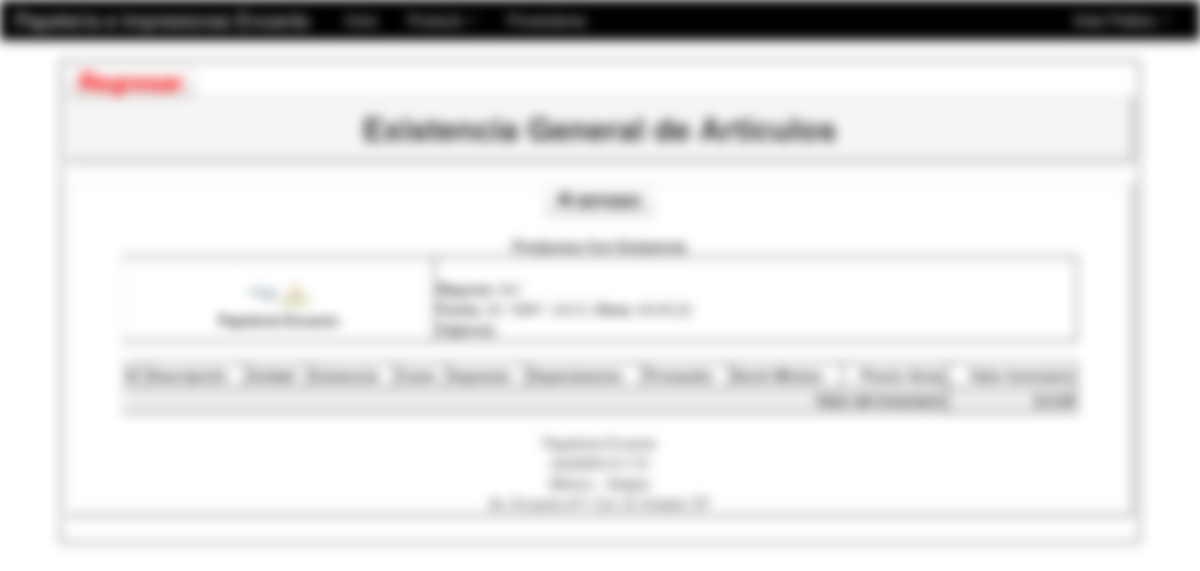
The app's page /Modulos/Producto/reporte_producto.php (signed in), older data.
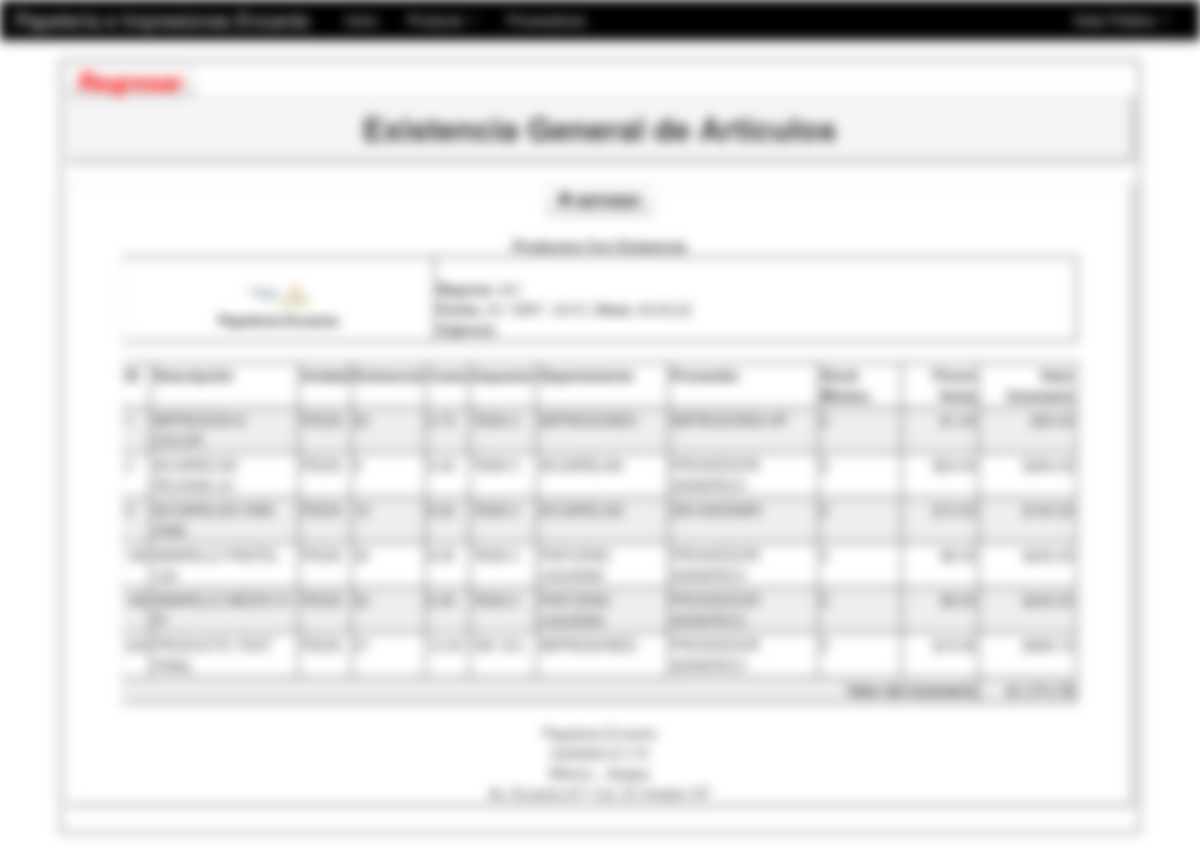
The same page, newer data.
### tables this page shows
CREATE TABLE IF NOT EXISTS `articulo` (
`codigo` int(11) NOT NULL,
  `nombre` varchar(20) NOT NULL,
  `departamento_idDepartamento` int(11) NOT NULL,
  `unidad_idUnidad` int(11) NOT NULL,
  `defecto` varchar(20) NOT NULL,
  `iva_ivacompra` int(11) NOT NULL,
  `iva_ivaventa` int(11) NOT NULL,
  `costo_prov` varchar(20) NOT NULL,
  `ocosto_prov` varchar(20) NOT NULL,
  `a_venta` varchar(20) NOT NULL,
  `b_venta` varchar(20) NOT NULL,
  `c_venta` varchar(20) NOT NULL,
  `d_venta` varchar(20) NOT NULL,
  `a_costo` varchar(20) NOT NULL,
  `b_costo` varchar(20) NOT NULL,
  `c_costo` varchar(20) NOT NULL,
  `d_costo` varchar(20) NOT NULL
);

CREATE TABLE IF NOT EXISTS `unidad` (
`idUnidad` int(11) NOT NULL,
  `nombreUnidad` varchar(255) NOT NULL,
  `estado` varchar(255) NOT NULL
);

CREATE TABLE IF NOT EXISTS `iva` (
`idIva` int(11) NOT NULL,
  `nombreIva` varchar(255) NOT NULL,
  `valor` varchar(255) NOT NULL,
  `estado` varchar(255) NOT NULL
);

CREATE TABLE IF NOT EXISTS `departamento` (
`idDepartamento` int(11) NOT NULL,
  `nombreDepartamento` varchar(30) NOT NULL,
  `estado` varchar(15) NOT NULL,
  `empresa_idEmpresa1` int(11) NOT NULL
);

### Modulos/class_buscar.php (called while the page is built, shortened)
<?php
class Consultar_IVA{
	private $fetch;
	function __construct($codigo){
		$this->consulta = mysql_query("SELECT * FROM iva WHERE idIva=$codigo");
		$this->fetch = mysql_fetch_array($this->consulta);
	}
	function consultar($campo){
		return $this->fetch[$campo];
	}
}
?>

### Modulos/funciones.php (called while the page is built, shortened)
<?php
	function formato($valor){
		return number_format($valor,2,".",",");
	}
?>

### Modulos/Producto/reporte_producto.php (the view, shortened to what the changed rows need)
<?php
    include_once "class/class.php";
    include_once "../funciones.php";
    include_once "../class_buscar.php";
?>
<!DOCTYPE html>
<html lang="es">
<head>
    <link href="../../css/bootstrap.css" rel="stylesheet">
    <link href="../../css/bootstrap-responsive.css" rel="stylesheet">
</head>
<body>
    <div align="center">
        <table width="90%">
          <tr>
            <td>
            <strong><a style="font-size:24px; color:red;" class="btn" href="listado_producto.php">Regresar</a></strong><br>
            <table class="table table-bordered">
              <tr class="well">
                <td><h2 align="center">Existencia General de Articulos</h2></td>
              </tr>
            </table>
            <div class="row-fluid">
                <div class="span12">
                    <table class="table table-bordered">
                        <tr>
                            <td>
                                <center>
                                <button onclick="imprimir();" class="btn"><i class="icon-print"></i> <strong>IMPRIMIR</strong></button><BR><br>
                                <div id="imprimeme">
                                    <br>
                                    <table id="t01" width="95%" rules="all" border="1">
                                        <?php
                                            $neto=0;
                                            $pa=mysql_query("SELECT a.codigo,a.nombre AS descripcion,u.nombreUnidad as unidad,IFNULL(pe.cant,0) as existencia,a.a_costo,a.a_venta,i.nombreIva as impuesto,
i.idIva,d.nombreDepartamento as departamento,IFNULL(p.nombre,'Sin Asignar') AS proveedor,IFNULL(pe.minima,0) as stockMinimo,a.defecto FROM
(((((articulo a INNER JOIN departamento d ON a.departamento_idDepartamento=d.idDepartamento)
INNER JOIN unidad u ON a.unidad_idUnidad=u.idUnidad)
INNER JOIN iva i ON a.iva_ivaventa=i.idIva)
LEFT JOIN detalleprov dp ON a.codigo=dp.producto_codigo)
LEFT JOIN proveedor p ON dp.proveedor_id=p.id)
LEFT JOIN pedido pe ON a.codigo=pe.articulo_codigo
-- WHERE pe.cant IS NULL OR pe.cant <= (SELECT MIN(ped.minima) FROM pedido ped)
ORDER BY a.codigo");
                                            while($row=mysql_fetch_array($pa)){
                                                $codigo=$row['codigo'];
                                                $p_nombre=$row['descripcion'];
                                                $unidad=$row['unidad'];
                                                $cantidad=$row['existencia'];
                                                $a_costo=$row['a_costo'];
                                                $impuesto=$row['impuesto'];
                                                $departamento=$row['departamento'];
                                                $proveedor=$row['proveedor'];
                                                $stockMinimo=$row['stockMinimo'];
                                                $oIVA=new Consultar_IVA($row['idIva']);
                                                $iva=$oIVA->consultar('valor');
                                                $defecto=strtolower($row['defecto']);
                                                $valor=$row[$defecto.'_venta']*(($iva/100)+1);
                                                $importe=$row['existencia']*$valor;
                                                $neto=$neto+$importe;
                                        ?>
                                            <?php if($row['existencia'] >= $row['stockMinimo'] && $row['existencia'] > 0 && $row['stockMinimo'] > 0 ){ ?>
                                                <tr>
                                                    <td><?php echo $codigo; ?></td>
                                                    <td><?php echo strtoupper($p_nombre); ?></td>
                                                    <td><?php echo strtoupper($unidad); ?></td>
                                                    <td><?php echo $cantidad; ?></td>
                                                    <td><?php echo formato($a_costo); ?></td>
                                                    <td><?php echo strtoupper($impuesto); ?></td>
                                                    <td><?php echo strtoupper($departamento); ?></td>
                                                    <td><?php echo strtoupper($proveedor); ?></td>
                                                    <td><?php echo $stockMinimo; ?></td>
                                                    <td><div align="right">$<?php echo formato($valor); ?></div></td>
                                                    <td><div align="right">$<?php echo formato($importe); ?></div></td>
                                                </tr>
                                            <?php } ?>
                                        <?php } ?>
                                        <tr>
                                          <td><div align="right"><strong>$ <?php echo formato($neto); ?></strong></div></td>
                                        </tr>
                                    </table><br>
                                </div>
                                </center>
                            </td>
                        </tr>
                    </table>
                </div>
            </div>
            </td>
          </tr>
        </table>
    </div>
  </body>
</html>

Row changes from the older to the newer data that the page shows:
now on this page (row edited): articulo: nombre "IMPRESION A COLOR", unidad_idUnidad.nombreUnidad "PIEZA", cantidad "50", a_costo "0.70", iva_ivaventa.nombreIva "TASA 0", departamento_idDepartamento.nombreDepartamento "IMPRESIONES", proveedor "IMPRESORAS HP", stockMinimo "5", valor "1.00", importe "50.00"
now on this page (row edited): articulo: nombre "ACUARELAS PELIKAN JU", unidad_idUnidad.nombreUnidad "PIEZA", cantidad "5", a_costo "0.00", iva_ivaventa.nombreIva "TASA 0", departamento_idDepartamento.nombreDepartamento "ACUARELAS", proveedor "PROVEEDOR GENERICO", stockMinimo "5", valor "52.00", importe "260.00"
now on this page (row unchanged): articulo: nombre "ACUARELAS VINA VINA", unidad_idUnidad.nombreUnidad "PIEZA", cantidad "19", a_costo "8.62", iva_ivaventa.nombreIva "TASA 0", departamento_idDepartamento.nombreDepartamento "ACUARELAS", proveedor "SIN ASIGNAR", stockMinimo "5", valor "10.00", importe "190.00"
now on this page (row unchanged): articulo: codigo "168", nombre "AMARILLO PASTEL 129", unidad_idUnidad.nombreUnidad "PIEZA", cantidad "30", a_costo "6.90", iva_ivaventa.nombreIva "TASA 0", departamento_idDepartamento.nombreDepartamento "PINTURAS LIQUIDAS", proveedor "PROVEEDOR GENERICO", stockMinimo "5", valor "8.00", importe "240.00"
now on this page (row unchanged): articulo: codigo "186", nombre "AMARILLO MEDIO 51 PI", unidad_idUnidad.nombreUnidad "PIEZA", cantidad "30", a_costo "6.90", iva_ivaventa.nombreIva "TASA 0", departamento_idDepartamento.nombreDepartamento "PINTURAS LIQUIDAS", proveedor "PROVEEDOR GENERICO", stockMinimo "5", valor "8.00", importe "240.00"
added articulo: codigo "245", nombre "PRODUCTO TEST FINAL", unidad_idUnidad.nombreUnidad "PIEZA", cantidad "37", a_costo "12.00", iva_ivaventa.nombreIva "IVA 16%", departamento_idDepartamento.nombreDepartamento "IMPRESIONES", proveedor "PROVEEDOR GENERICO", stockMinimo "5", valor "18.56", importe "686.72"
Text that changed along with them:
formato($neto): "0.00" → "1,711.72"
